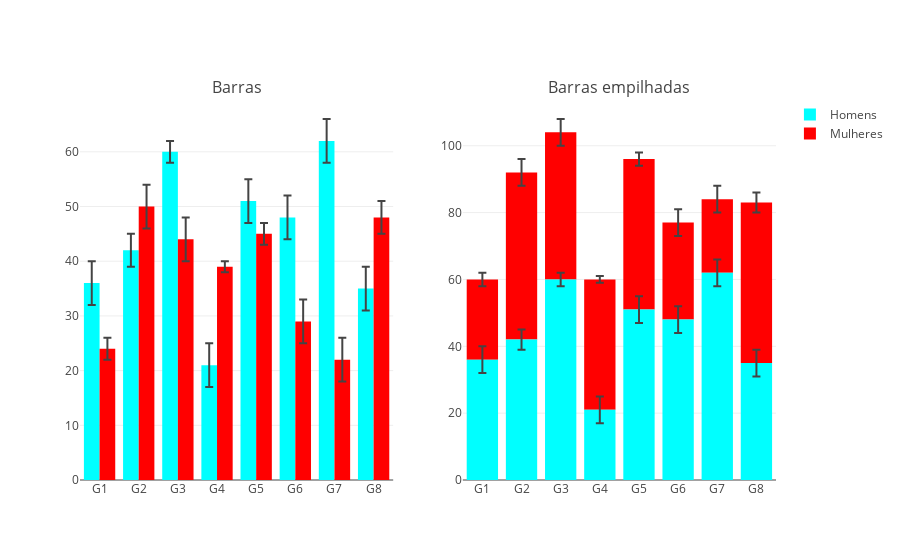

Here is the notebook cell this chart was saved with:
### Code cell
%%time
fig = tools.make_subplots(rows=1, cols=2,
                          print_grid=False,
                          subplot_titles=['Barras', 'Barras empilhadas'])

fig.append_trace(barrHg, 1, 1)
fig.append_trace(barrMg, 1, 1)
fig.append_trace(barrMs, 1, 2)
fig.append_trace(barrHs, 1, 2)

iplot(fig, filename='grafico-barra', show_link=False)

### Figure 1 — Plotly figure (JSON) as saved in the notebook; plotly's stock layout.template omitted (floating-point values rounded to 4 significant figures)
{"data": [{"error_y": {"array": [4, 3, 2, 4, 4, 4, 4, 4]}, "marker": {"color": "cyan"}, "name": "Homens", "type": "bar", "uid": "8a7e3ea4-a813-42cf-9667-3c117402e3ea", "x": ["G1", "G2", "G3", "G4", "G5", "G6", "G7", "G8"], "xaxis": "x", "y": [36, 42, 60, 21, 51, 48, 62, 35], "yaxis": "y"}, {"error_y": {"array": [2, 4, 4, 1, 2, 4, 4, 3]}, "marker": {"color": "red"}, "name": "Mulheres", "type": "bar", "uid": "91b41d3a-8298-48b5-94a0-fbbd446c7104", "x": ["G1", "G2", "G3", "G4", "G5", "G6", "G7", "G8"], "xaxis": "x", "y": [24, 50, 44, 39, 45, 29, 22, 48], "yaxis": "y"}, {"base": [36, 42, 60, 21, 51, 48, 62, 35], "error_y": {"array": [2, 4, 4, 1, 2, 4, 4, 3]}, "hovertext": [24, 50, 44, 39, 45, 29, 22, 48], "marker": {"color": "red"}, "offset": -0.4, "showlegend": false, "type": "bar", "uid": "8dcfe076-c6a5-4182-aeaf-ff42ef11ed81", "x": ["G1", "G2", "G3", "G4", "G5", "G6", "G7", "G8"], "xaxis": "x2", "y": [24, 50, 44, 39, 45, 29, 22, 48], "yaxis": "y2"}, {"error_y": {"array": [4, 3, 2, 4, 4, 4, 4, 4]}, "marker": {"color": "cyan"}, "showlegend": false, "type": "bar", "uid": "cecaa5e4-851d-484f-99a6-03153f286899", "x": ["G1", "G2", "G3", "G4", "G5", "G6", "G7", "G8"], "xaxis": "x2", "y": [36, 42, 60, 21, 51, 48, 62, 35], "yaxis": "y2"}], "layout": {"annotations": [{"font": {"size": 16}, "showarrow": false, "text": "Barras", "x": 0.225, "xanchor": "center", "xref": "paper", "y": 1, "yanchor": "bottom", "yref": "paper"}, {"font": {"size": 16}, "showarrow": false, "text": "Barras empilhadas", "x": 0.775, "xanchor": "center", "xref": "paper", "y": 1, "yanchor": "bottom", "yref": "paper"}], "xaxis": {"anchor": "y", "domain": [0, 0.45]}, "xaxis2": {"anchor": "y2", "domain": [0.55, 1]}, "yaxis": {"anchor": "x", "domain": [0, 1]}, "yaxis2": {"anchor": "x2", "domain": [0, 1]}}}
